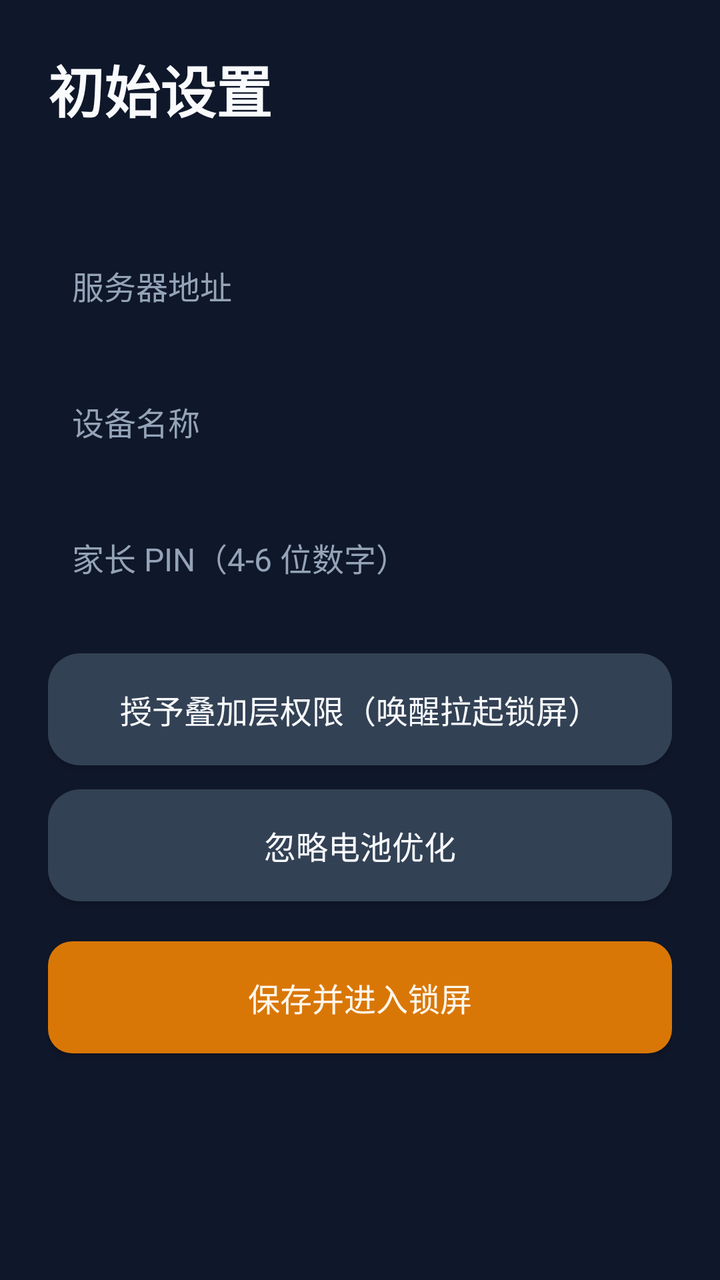
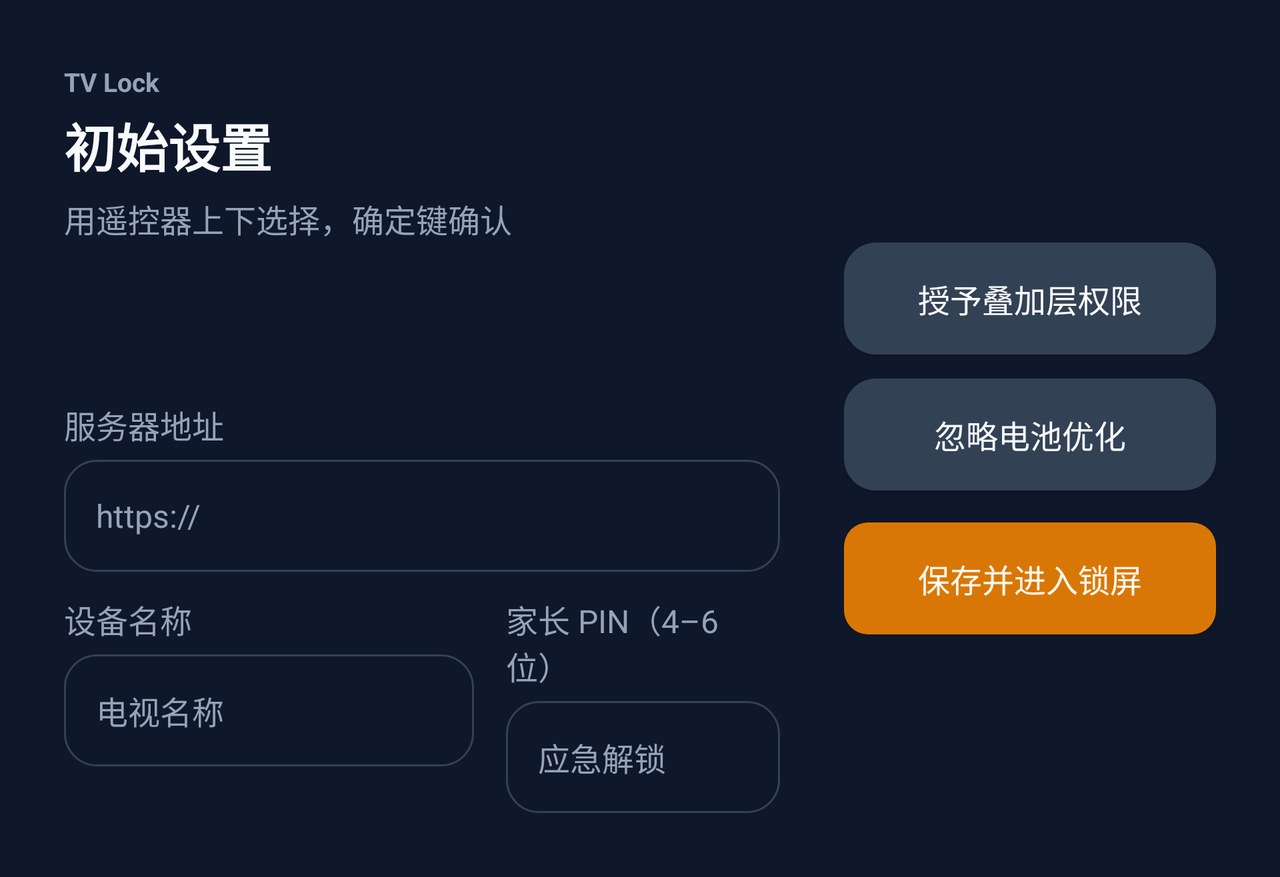

Two renders of one Android screen. The first uses the default layout on a phone; the second uses the alternative layout the repository ships for a different screen configuration, on a matching device. The two XML files are below.
<!-- AndroidManifest.xml: activity theme Theme.TvLock -->
<!-- res/layout/activity_setup.xml -->
<?xml version="1.0" encoding="utf-8"?>
<ScrollView xmlns:android="http://schemas.android.com/apk/res/android"
    xmlns:app="http://schemas.android.com/apk/res-auto"
    android:layout_width="match_parent"
    android:layout_height="match_parent"
    android:background="@color/bg"
    android:fillViewport="true">

    <LinearLayout
        android:layout_width="match_parent"
        android:layout_height="wrap_content"
        android:orientation="vertical"
        android:padding="24dp">

        <TextView
            android:layout_width="wrap_content"
            android:layout_height="wrap_content"
            android:text="@string/setup_title"
            android:textColor="@color/text"
            android:textSize="@dimen/title_size"
            android:textStyle="bold" />

        <TextView
            android:id="@+id/ownerStatus"
            android:layout_width="match_parent"
            android:layout_height="wrap_content"
            android:layout_marginTop="8dp"
            android:textColor="@color/muted"
            android:textSize="@dimen/body_size" />

        <EditText
            android:id="@+id/serverUrl"
            android:layout_width="match_parent"
            android:layout_height="wrap_content"
            android:layout_marginTop="20dp"
            android:background="@drawable/bg_card"
            android:focusable="true"
            android:hint="服务器地址"
            android:inputType="textUri"
            android:minHeight="@dimen/btn_min_height"
            android:padding="12dp"
            android:textColor="@color/text"
            android:textColorHint="@color/muted"
            android:textSize="@dimen/body_size" />

        <EditText
            android:id="@+id/deviceName"
            android:layout_width="match_parent"
            android:layout_height="wrap_content"
            android:layout_marginTop="12dp"
            android:background="@drawable/bg_card"
            android:focusable="true"
            android:hint="设备名称"
            android:minHeight="@dimen/btn_min_height"
            android:padding="12dp"
            android:textColor="@color/text"
            android:textColorHint="@color/muted"
            android:textSize="@dimen/body_size" />

        <EditText
            android:id="@+id/pin"
            android:layout_width="match_parent"
            android:layout_height="wrap_content"
            android:layout_marginTop="12dp"
            android:background="@drawable/bg_card"
            android:focusable="true"
            android:hint="家长 PIN（4-6 位数字）"
            android:inputType="numberPassword"
            android:maxLength="6"
            android:minHeight="@dimen/btn_min_height"
            android:padding="12dp"
            android:textColor="@color/text"
            android:textColorHint="@color/muted"
            android:textSize="@dimen/body_size" />

        <Button
            android:id="@+id/overlayButton"
            android:layout_width="match_parent"
            android:layout_height="wrap_content"
            android:layout_marginTop="20dp"
            android:background="@drawable/btn_ghost"
            app:backgroundTint="@null"
            android:focusable="true"
            android:minHeight="@dimen/btn_min_height"
            android:text="授予叠加层权限（唤醒拉起锁屏）"
            android:textAllCaps="false"
            android:textColor="@color/text"
            android:textSize="@dimen/body_size" />

        <Button
            android:id="@+id/batteryButton"
            android:layout_width="match_parent"
            android:layout_height="wrap_content"
            android:layout_marginTop="12dp"
            android:background="@drawable/btn_ghost"
            app:backgroundTint="@null"
            android:focusable="true"
            android:minHeight="@dimen/btn_min_height"
            android:text="忽略电池优化"
            android:textAllCaps="false"
            android:textColor="@color/text"
            android:textSize="@dimen/body_size" />

        <Button
            android:id="@+id/backButton"
            android:layout_width="match_parent"
            android:layout_height="wrap_content"
            android:layout_marginTop="12dp"
            android:background="@drawable/btn_ghost"
            app:backgroundTint="@null"
            android:focusable="true"
            android:minHeight="@dimen/btn_min_height"
            android:text="返回锁屏"
            android:textAllCaps="false"
            android:textColor="@color/text"
            android:textSize="@dimen/body_size"
            android:visibility="gone" />

        <Button
            android:id="@+id/saveButton"
            android:layout_width="match_parent"
            android:layout_height="wrap_content"
            android:layout_marginTop="20dp"
            android:background="@drawable/btn_primary"
            app:backgroundTint="@null"
            android:focusable="true"
            android:minHeight="@dimen/btn_min_height"
            android:text="保存并进入锁屏"
            android:textAllCaps="false"
            android:textColor="@color/accent_on"
            android:textSize="@dimen/body_size" />

        <Button
            android:id="@+id/uninstallButton"
            android:layout_width="match_parent"
            android:layout_height="wrap_content"
            android:layout_marginTop="12dp"
            android:background="@drawable/btn_danger"
            app:backgroundTint="@null"
            android:focusable="true"
            android:minHeight="@dimen/btn_min_height"
            android:text="@string/uninstall_app"
            android:textAllCaps="false"
            android:textColor="@color/danger"
            android:textSize="@dimen/body_size"
            android:visibility="gone" />
    </LinearLayout>
</ScrollView>
<!-- resources referenced by this layout -->
<resources>
  <color name="accent_on">#FFF7ED</color>
  <color name="bg">#0F172A</color>
  <color name="danger">#FCA5A5</color>
  <color name="muted">#94A3B8</color>
  <color name="text">#F8FAFC</color>
  <dimen name="body_size">16sp</dimen>
  <dimen name="btn_min_height">56dp</dimen>
  <dimen name="title_size">28sp</dimen>
  <!-- drawable btn_danger (drawable) -->
  <?xml version="1.0" encoding="utf-8"?>
  <selector xmlns:android="http://schemas.android.com/apk/res/android">
      <item android:state_focused="true">
          <shape android:shape="rectangle">
              <solid android:color="@color/danger_bg" />
              <corners android:radius="16dp" />
              <stroke android:width="2dp" android:color="@color/danger" />
          </shape>
      </item>
      <item>
          <shape android:shape="rectangle">
              <solid android:color="@color/danger_bg" />
              <corners android:radius="16dp" />
              <stroke android:width="1dp" android:color="@color/danger_border" />
          </shape>
      </item>
  </selector>
  <!-- drawable btn_ghost (drawable) -->
  <?xml version="1.0" encoding="utf-8"?>
  <selector xmlns:android="http://schemas.android.com/apk/res/android">
      <item android:state_focused="true">
          <shape android:shape="rectangle">
              <solid android:color="@color/border" />
              <corners android:radius="16dp" />
              <stroke android:width="2dp" android:color="@color/accent" />
          </shape>
      </item>
      <item>
          <shape android:shape="rectangle">
              <solid android:color="@color/border" />
              <corners android:radius="16dp" />
          </shape>
      </item>
  </selector>
  <!-- drawable btn_primary (drawable) -->
  <?xml version="1.0" encoding="utf-8"?>
  <selector xmlns:android="http://schemas.android.com/apk/res/android">
      <item android:state_focused="true">
          <shape android:shape="rectangle">
              <solid android:color="#FFC85A" />
              <corners android:radius="12dp" />
              <stroke android:width="3dp" android:color="#FFFFFF" />
          </shape>
      </item>
      <item>
          <shape android:shape="rectangle">
              <solid android:color="@color/accent" />
              <corners android:radius="12dp" />
          </shape>
      </item>
  </selector>
  <string name="setup_title">初始设置</string>
  <string name="uninstall_app">卸载本应用</string>
  <style name="Theme.TvLock" parent="Theme.MaterialComponents.DayNight.NoActionBar">
          <item name="colorPrimary">@color/accent</item>
          <item name="colorOnPrimary">#111111</item>
          <item name="android:windowBackground">@color/bg</item>
          <item name="android:statusBarColor">@color/bg</item>
          <item name="android:navigationBarColor">@color/bg</item>
          <item name="android:textColor">@color/text</item>
          <item name="android:colorControlHighlight">@color/accent</item>
          <item name="alertDialogTheme">@style/Theme.TvLock.Dialog</item>
          <item name="materialButtonStyle">@style/Widget.TvLock.Button</item>
      </style>
  <color name="danger_bg">#3F1D1D</color>
  <color name="danger_border">#7F1D1D</color>
  <color name="border">#334155</color>
  <color name="accent">#D97706</color>
  <style name="Theme.TvLock.Dialog" parent="Theme.MaterialComponents.Dialog">
          <item name="android:windowBackground">@android:color/transparent</item>
          <item name="android:windowIsFloating">true</item>
          <item name="colorPrimary">@color/accent</item>
          <item name="colorOnPrimary">@color/accent_on</item>
          <item name="android:textColor">@color/text</item>
          <item name="android:textColorPrimary">@color/text</item>
      </style>
  <style name="Widget.TvLock.Button" parent="Widget.MaterialComponents.Button">
          <item name="backgroundTint">@null</item>
          <item name="android:textAllCaps">false</item>
          <item name="android:letterSpacing">0</item>
          <item name="cornerRadius">16dp</item>
      </style>
</resources>
<!-- res/layout-land/activity_setup.xml (the repository's variant of the layout above) -->
<!-- drawn on the phone turned sideways -->
<?xml version="1.0" encoding="utf-8"?>
<ScrollView xmlns:android="http://schemas.android.com/apk/res/android"
    xmlns:app="http://schemas.android.com/apk/res-auto"
    android:layout_width="match_parent"
    android:layout_height="match_parent"
    android:background="@color/bg"
    android:fillViewport="true">

    <LinearLayout
        android:layout_width="match_parent"
        android:layout_height="wrap_content"
        android:baselineAligned="false"
        android:gravity="top"
        android:orientation="horizontal"
        android:padding="32dp">

        <LinearLayout
            android:layout_width="0dp"
            android:layout_height="wrap_content"
            android:layout_marginEnd="32dp"
            android:layout_weight="1.35"
            android:orientation="vertical">

            <TextView
                android:layout_width="wrap_content"
                android:layout_height="wrap_content"
                android:text="@string/app_name"
                android:textColor="@color/muted"
                android:textSize="@dimen/brand_size"
                android:textStyle="bold" />

            <TextView
                android:layout_width="wrap_content"
                android:layout_height="wrap_content"
                android:layout_marginTop="4dp"
                android:text="@string/setup_title"
                android:textColor="@color/text"
                android:textSize="@dimen/title_size"
                android:textStyle="bold" />

            <TextView
                android:layout_width="match_parent"
                android:layout_height="wrap_content"
                android:layout_marginTop="6dp"
                android:text="用遥控器上下选择，确定键确认"
                android:textColor="@color/muted"
                android:textSize="@dimen/body_size" />

            <TextView
                android:id="@+id/ownerStatus"
                android:layout_width="match_parent"
                android:layout_height="wrap_content"
                android:layout_marginTop="14dp"
                android:background="@drawable/bg_card"
                android:padding="14dp"
                android:textColor="@color/muted"
                android:textSize="@dimen/body_size" />

            <TextView
                android:layout_width="wrap_content"
                android:layout_height="wrap_content"
                android:layout_marginTop="16dp"
                android:text="服务器地址"
                android:textColor="@color/muted"
                android:textSize="@dimen/body_size" />

            <EditText
                android:id="@+id/serverUrl"
                android:layout_width="match_parent"
                android:layout_height="wrap_content"
                android:layout_marginTop="6dp"
                android:background="@drawable/bg_input"
                android:focusable="true"
                android:focusableInTouchMode="true"
                android:hint="https://"
                android:imeOptions="actionNext"
                android:inputType="textUri"
                android:minHeight="56dp"
                android:nextFocusDown="@id/deviceName"
                android:nextFocusRight="@id/saveButton"
                android:paddingLeft="16dp"
                android:paddingRight="16dp"
                android:textColor="@color/text"
                android:textColorHint="@color/muted"
                android:textSize="@dimen/body_size" />

            <LinearLayout
                android:layout_width="match_parent"
                android:layout_height="wrap_content"
                android:layout_marginTop="12dp"
                android:baselineAligned="false"
                android:orientation="horizontal">

                <LinearLayout
                    android:layout_width="0dp"
                    android:layout_height="wrap_content"
                    android:layout_marginEnd="16dp"
                    android:layout_weight="1.2"
                    android:orientation="vertical">

                    <TextView
                        android:layout_width="wrap_content"
                        android:layout_height="wrap_content"
                        android:text="设备名称"
                        android:textColor="@color/muted"
                        android:textSize="@dimen/body_size" />

                    <EditText
                        android:id="@+id/deviceName"
                        android:layout_width="match_parent"
                        android:layout_height="wrap_content"
                        android:layout_marginTop="6dp"
                        android:background="@drawable/bg_input"
                        android:focusable="true"
                        android:focusableInTouchMode="true"
                        android:hint="电视名称"
                        android:imeOptions="actionNext"
                        android:minHeight="56dp"
                        android:nextFocusUp="@id/serverUrl"
                        android:nextFocusDown="@id/pin"
                        android:nextFocusRight="@id/pin"
                        android:paddingLeft="16dp"
                        android:paddingRight="16dp"
                        android:textColor="@color/text"
                        android:textColorHint="@color/muted"
                        android:textSize="@dimen/body_size" />
                </LinearLayout>

                <LinearLayout
                    android:layout_width="0dp"
                    android:layout_height="wrap_content"
                    android:layout_weight="0.8"
                    android:orientation="vertical">

                    <TextView
                        android:layout_width="wrap_content"
                        android:layout_height="wrap_content"
                        android:text="家长 PIN（4–6 位）"
                        android:textColor="@color/muted"
                        android:textSize="@dimen/body_size" />

                    <EditText
                        android:id="@+id/pin"
                        android:layout_width="match_parent"
                        android:layout_height="wrap_content"
                        android:layout_marginTop="6dp"
                        android:background="@drawable/bg_input"
                        android:focusable="true"
                        android:focusableInTouchMode="true"
                        android:hint="应急解锁"
                        android:imeOptions="actionDone"
                        android:inputType="numberPassword"
                        android:maxLength="6"
                        android:minHeight="56dp"
                        android:nextFocusUp="@id/serverUrl"
                        android:nextFocusLeft="@id/deviceName"
                        android:nextFocusDown="@id/overlayButton"
                        android:nextFocusRight="@id/saveButton"
                        android:paddingLeft="16dp"
                        android:paddingRight="16dp"
                        android:textColor="@color/text"
                        android:textColorHint="@color/muted"
                        android:textSize="@dimen/body_size" />
                </LinearLayout>
            </LinearLayout>
        </LinearLayout>

        <LinearLayout
            android:layout_width="0dp"
            android:layout_height="wrap_content"
            android:layout_gravity="center_vertical"
            android:layout_weight="0.7"
            android:orientation="vertical">

            <Button
                android:id="@+id/overlayButton"
                android:layout_width="match_parent"
                android:layout_height="wrap_content"
                android:background="@drawable/btn_ghost"
                android:defaultFocusHighlightEnabled="false"
                android:focusable="true"
                android:minHeight="56dp"
                android:nextFocusUp="@id/pin"
                android:nextFocusDown="@id/batteryButton"
                android:nextFocusLeft="@id/pin"
                android:text="授予叠加层权限"
                android:textAllCaps="false"
                android:textColor="@color/text"
                android:textSize="@dimen/body_size"
                app:backgroundTint="@null" />

            <Button
                android:id="@+id/batteryButton"
                android:layout_width="match_parent"
                android:layout_height="wrap_content"
                android:layout_marginTop="12dp"
                android:background="@drawable/btn_ghost"
                android:defaultFocusHighlightEnabled="false"
                android:focusable="true"
                android:minHeight="56dp"
                android:nextFocusUp="@id/overlayButton"
                android:nextFocusDown="@id/backButton"
                android:nextFocusLeft="@id/pin"
                android:text="忽略电池优化"
                android:textAllCaps="false"
                android:textColor="@color/text"
                android:textSize="@dimen/body_size"
                app:backgroundTint="@null" />

            <Button
                android:id="@+id/backButton"
                android:layout_width="match_parent"
                android:layout_height="wrap_content"
                android:layout_marginTop="12dp"
                android:background="@drawable/btn_ghost"
                android:defaultFocusHighlightEnabled="false"
                android:focusable="true"
                android:minHeight="56dp"
                android:nextFocusUp="@id/batteryButton"
                android:nextFocusDown="@id/saveButton"
                android:nextFocusLeft="@id/pin"
                android:text="返回锁屏"
                android:textAllCaps="false"
                android:textColor="@color/text"
                android:textSize="@dimen/body_size"
                android:visibility="gone"
                app:backgroundTint="@null" />

            <Button
                android:id="@+id/saveButton"
                android:layout_width="match_parent"
                android:layout_height="wrap_content"
                android:layout_marginTop="16dp"
                android:background="@drawable/btn_primary"
                android:defaultFocusHighlightEnabled="false"
                android:focusable="true"
                android:focusedByDefault="true"
                android:minHeight="56dp"
                android:nextFocusUp="@id/backButton"
                android:nextFocusDown="@id/uninstallButton"
                android:nextFocusLeft="@id/pin"
                android:text="保存并进入锁屏"
                android:textAllCaps="false"
                android:textColor="@color/accent_on"
                android:textSize="@dimen/body_size"
                app:backgroundTint="@null" />

            <Button
                android:id="@+id/uninstallButton"
                android:layout_width="match_parent"
                android:layout_height="wrap_content"
                android:layout_marginTop="12dp"
                android:background="@drawable/btn_danger"
                android:defaultFocusHighlightEnabled="false"
                android:focusable="true"
                android:minHeight="56dp"
                android:nextFocusUp="@id/saveButton"
                android:nextFocusLeft="@id/pin"
                android:text="@string/uninstall_app"
                android:textAllCaps="false"
                android:textColor="@color/danger"
                android:textSize="@dimen/body_size"
                android:visibility="gone"
                app:backgroundTint="@null" />
        </LinearLayout>
    </LinearLayout>
</ScrollView>
<!-- resources referenced by the variant -->
<!-- as the phone turned sideways resolves them -->
<resources>
  <color name="accent_on">#FFF7ED</color>
  <color name="bg">#0F172A</color>
  <color name="danger">#FCA5A5</color>
  <color name="muted">#94A3B8</color>
  <color name="text">#F8FAFC</color>
  <!-- from res/values-land/ -->
  <dimen name="body_size">16sp</dimen>
  <!-- from res/values-land/ -->
  <dimen name="brand_size">13sp</dimen>
  <!-- from res/values-land/ -->
  <dimen name="title_size">26sp</dimen>
  <!-- drawable btn_ghost (drawable) -->
  <?xml version="1.0" encoding="utf-8"?>
  <selector xmlns:android="http://schemas.android.com/apk/res/android">
      <item android:state_focused="true">
          <shape android:shape="rectangle">
              <solid android:color="@color/border" />
              <corners android:radius="16dp" />
              <stroke android:width="2dp" android:color="@color/accent" />
          </shape>
      </item>
      <item>
          <shape android:shape="rectangle">
              <solid android:color="@color/border" />
              <corners android:radius="16dp" />
          </shape>
      </item>
  </selector>
  <!-- drawable btn_primary (drawable) -->
  <?xml version="1.0" encoding="utf-8"?>
  <selector xmlns:android="http://schemas.android.com/apk/res/android">
      <item android:state_focused="true">
          <shape android:shape="rectangle">
              <solid android:color="#FFC85A" />
              <corners android:radius="12dp" />
              <stroke android:width="3dp" android:color="#FFFFFF" />
          </shape>
      </item>
      <item>
          <shape android:shape="rectangle">
              <solid android:color="@color/accent" />
              <corners android:radius="12dp" />
          </shape>
      </item>
  </selector>
  <string name="app_name">TV Lock</string>
  <string name="setup_title">初始设置</string>
  <string name="uninstall_app">卸载本应用</string>
  <style name="Theme.TvLock" parent="Theme.MaterialComponents.DayNight.NoActionBar">
          <item name="colorPrimary">@color/accent</item>
          <item name="colorOnPrimary">#111111</item>
          <item name="android:windowBackground">@color/bg</item>
          <item name="android:statusBarColor">@color/bg</item>
          <item name="android:navigationBarColor">@color/bg</item>
          <item name="android:textColor">@color/text</item>
          <item name="android:colorControlHighlight">@color/accent</item>
          <item name="alertDialogTheme">@style/Theme.TvLock.Dialog</item>
          <item name="materialButtonStyle">@style/Widget.TvLock.Button</item>
      </style>
  <color name="field">#0F172A</color>
  <color name="accent">#D97706</color>
  <color name="border">#334155</color>
  <color name="danger_bg">#3F1D1D</color>
  <color name="danger_border">#7F1D1D</color>
  <style name="Theme.TvLock.Dialog" parent="Theme.MaterialComponents.Dialog">
          <item name="android:windowBackground">@android:color/transparent</item>
          <item name="android:windowIsFloating">true</item>
          <item name="colorPrimary">@color/accent</item>
          <item name="colorOnPrimary">@color/accent_on</item>
          <item name="android:textColor">@color/text</item>
          <item name="android:textColorPrimary">@color/text</item>
      </style>
  <style name="Widget.TvLock.Button" parent="Widget.MaterialComponents.Button">
          <item name="backgroundTint">@null</item>
          <item name="android:textAllCaps">false</item>
          <item name="android:letterSpacing">0</item>
          <item name="cornerRadius">16dp</item>
      </style>
  <!-- some entries are left out for length -->
</resources>
